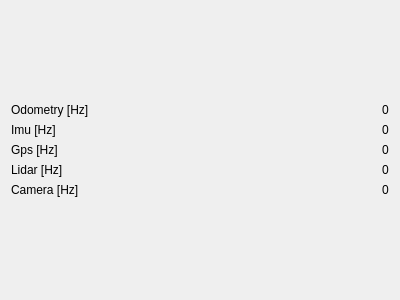
<?xml version="1.0" encoding="UTF-8"?>
<ui version="4.0">
 <class>TopicFrequency</class>
 <widget class="QWidget" name="TopicFrequency">
  <property name="geometry">
   <rect>
    <x>0</x>
    <y>0</y>
    <width>400</width>
    <height>300</height>
   </rect>
  </property>
  <property name="sizePolicy">
   <sizepolicy hsizetype="Fixed" vsizetype="Fixed">
    <horstretch>0</horstretch>
    <verstretch>0</verstretch>
   </sizepolicy>
  </property>
  <property name="windowTitle">
   <string>Form</string>
  </property>
  <layout class="QVBoxLayout" name="verticalLayout_3">
   <item>
    <layout class="QHBoxLayout" name="horizontalLayout">
     <item>
      <layout class="QVBoxLayout" name="verticalLayout_4">
       <item>
        <widget class="QLabel" name="odometryTitle">
         <property name="text">
          <string>Odometry [Hz]</string>
         </property>
        </widget>
       </item>
       <item>
        <widget class="QLabel" name="imuTitle">
         <property name="text">
          <string>Imu [Hz]</string>
         </property>
        </widget>
       </item>
       <item>
        <widget class="QLabel" name="gpsTitle">
         <property name="text">
          <string>Gps [Hz]</string>
         </property>
        </widget>
       </item>
       <item>
        <widget class="QLabel" name="lidarTitle">
         <property name="text">
          <string>Lidar [Hz]</string>
         </property>
        </widget>
       </item>
       <item>
        <widget class="QLabel" name="cameraTitle">
         <property name="text">
          <string>Camera [Hz]</string>
         </property>
        </widget>
       </item>
      </layout>
     </item>
     <item>
      <layout class="QVBoxLayout" name="verticalLayout_5">
       <item>
        <widget class="QLabel" name="odometryValue">
         <property name="sizePolicy">
          <sizepolicy hsizetype="Fixed" vsizetype="Fixed">
           <horstretch>0</horstretch>
           <verstretch>0</verstretch>
          </sizepolicy>
         </property>
         <property name="text">
          <string>0</string>
         </property>
        </widget>
       </item>
       <item>
        <widget class="QLabel" name="imuValue">
         <property name="sizePolicy">
          <sizepolicy hsizetype="Fixed" vsizetype="Fixed">
           <horstretch>0</horstretch>
           <verstretch>0</verstretch>
          </sizepolicy>
         </property>
         <property name="text">
          <string>0</string>
         </property>
        </widget>
       </item>
       <item>
        <widget class="QLabel" name="gpsValue">
         <property name="sizePolicy">
          <sizepolicy hsizetype="Fixed" vsizetype="Fixed">
           <horstretch>0</horstretch>
           <verstretch>0</verstretch>
          </sizepolicy>
         </property>
         <property name="text">
          <string>0</string>
         </property>
        </widget>
       </item>
       <item>
        <widget class="QLabel" name="lidarValue">
         <property name="sizePolicy">
          <sizepolicy hsizetype="Fixed" vsizetype="Fixed">
           <horstretch>0</horstretch>
           <verstretch>0</verstretch>
          </sizepolicy>
         </property>
         <property name="text">
          <string>0</string>
         </property>
        </widget>
       </item>
       <item>
        <widget class="QLabel" name="cameraValue">
         <property name="sizePolicy">
          <sizepolicy hsizetype="Fixed" vsizetype="Fixed">
           <horstretch>0</horstretch>
           <verstretch>0</verstretch>
          </sizepolicy>
         </property>
         <property name="acceptDrops">
          <bool>false</bool>
         </property>
         <property name="text">
          <string>0</string>
         </property>
        </widget>
       </item>
      </layout>
     </item>
    </layout>
   </item>
  </layout>
 </widget>
 <resources/>
 <connections/>
</ui>
